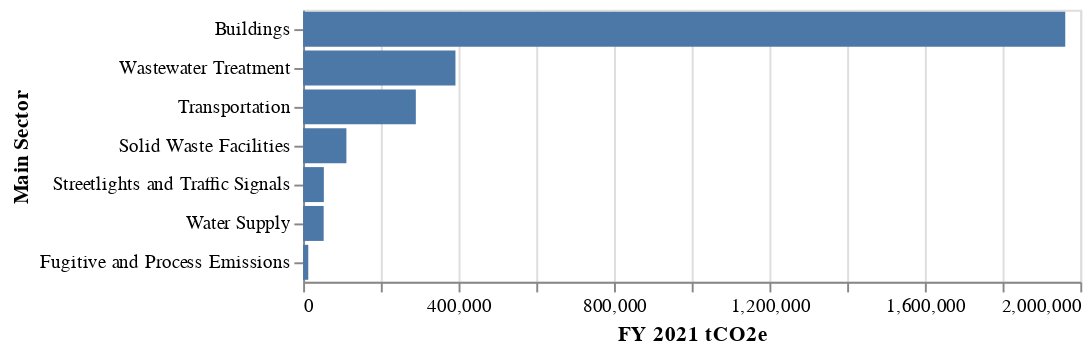

Here is the notebook cell this chart was saved with:
### Markdown cell above
This shows me the percentage of energy consumption that each sector is responsible for. Needed to verify the "buildings account for 70 percent of the city's emissions" statement.

### Code cell
import altair as alt

# make a bar chart of FY 2021 tCO2e

alt.Chart(grouped).mark_bar().encode(
    y=alt.Y('Main Sector', sort='-x'),
   x='FY 2021 tCO2e',
    
)

### Figure 1 — Vega-Lite specification as saved in the notebook (floating-point values rounded to 4 significant figures)
{"config": {"view": {"continuousWidth": 400, "continuousHeight": 300}}, "data": {"name": "data-fa672916c6735e2b247bb7ecc5eefde8"}, "mark": "bar", "encoding": {"x": {"field": "FY 2021 tCO2e", "type": "quantitative"}, "y": {"field": "Main Sector", "sort": "-x", "type": "nominal"}}, "$schema": "https://vega.github.io/schema/vega-lite/v4.17.0.json", "datasets": {"data-fa672916c6735e2b247bb7ecc5eefde8": [{"Main Sector": "Buildings", "FY 2021 tCO2e": 1961000.0, "percent": 68.23}, {"Main Sector": "Wastewater Treatment", "FY 2021 tCO2e": 392100.0, "percent": 13.64}, {"Main Sector": "Transportation", "FY 2021 tCO2e": 290100.0, "percent": 10.09}, {"Main Sector": "Solid Waste Facilities", "FY 2021 tCO2e": 111400.0, "percent": 3.875}, {"Main Sector": "Streetlights and Traffic Signals", "FY 2021 tCO2e": 53360.0, "percent": 1.857}, {"Main Sector": "Water Supply", "FY 2021 tCO2e": 52920.0, "percent": 1.841}, {"Main Sector": "Fugitive and Process Emissions", "FY 2021 tCO2e": 13310.0, "percent": 0.4632}]}}
